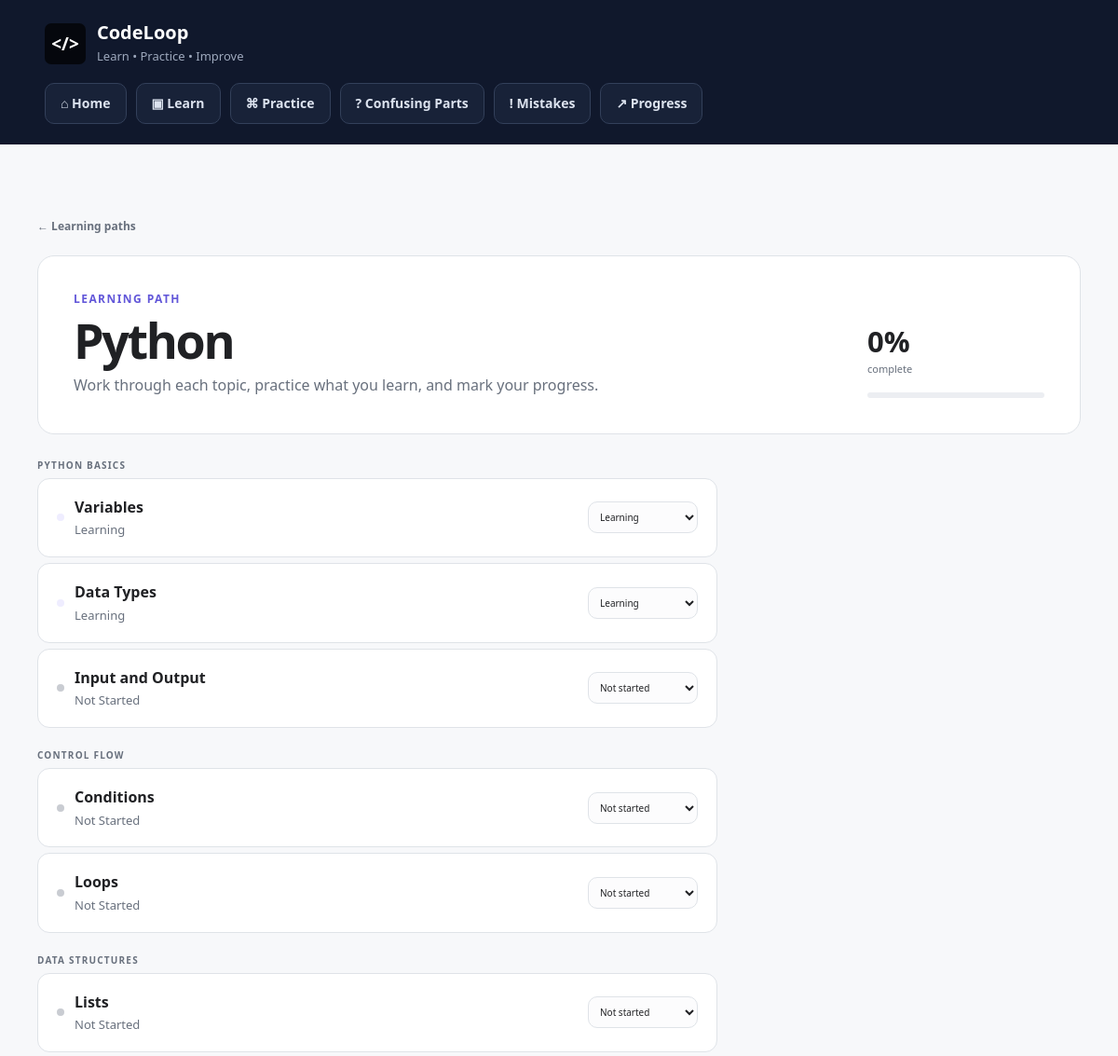
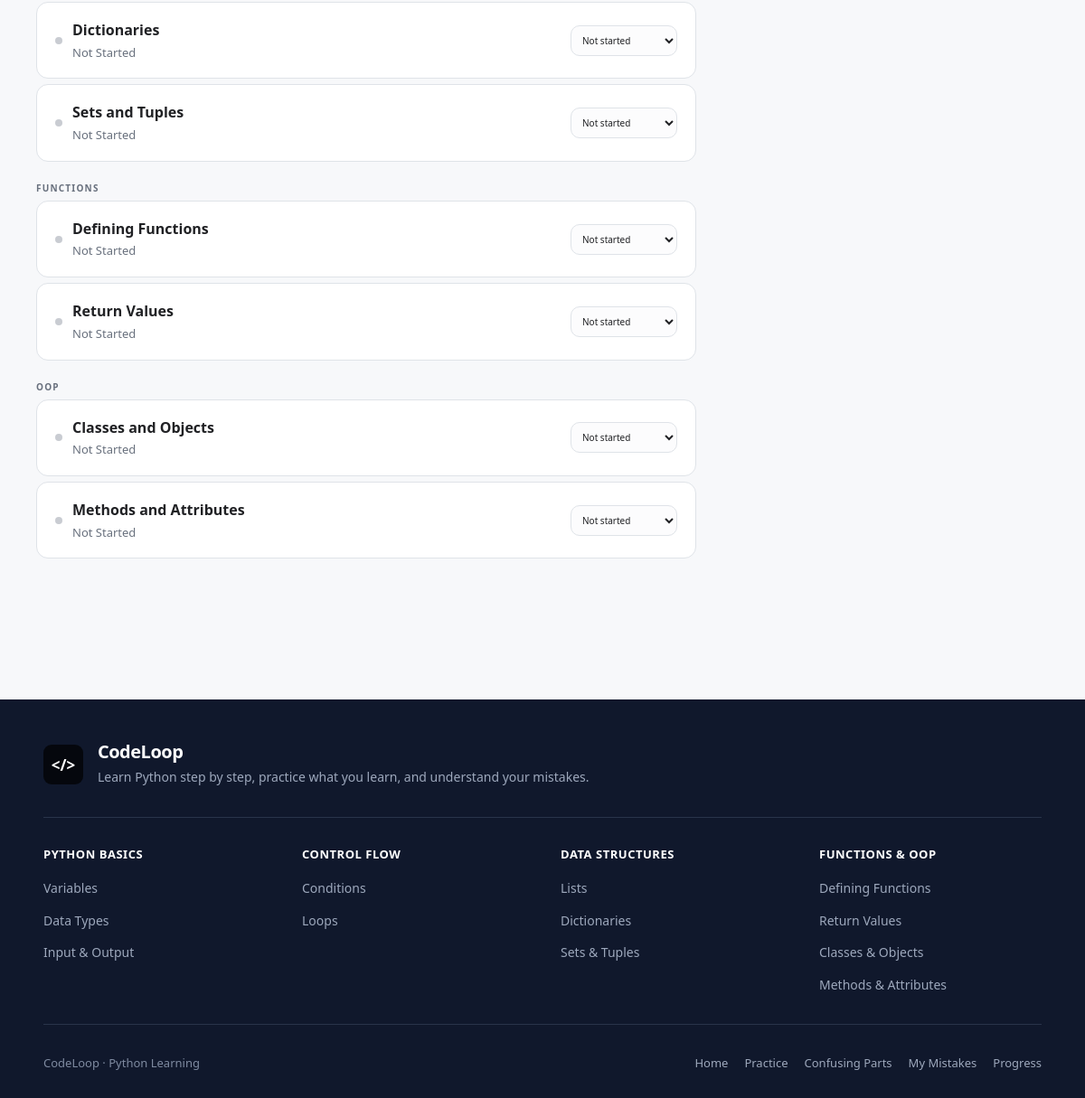
/paths/1/topics, run on the app's committed database (2 pictures, top to bottom).
### tables this page shows
CREATE TABLE learning_paths (
                id INTEGER PRIMARY KEY AUTOINCREMENT,
                name TEXT NOT NULL UNIQUE,
                created_at TEXT NOT NULL DEFAULT CURRENT_TIMESTAMP
            );

CREATE TABLE topics (
                id INTEGER PRIMARY KEY AUTOINCREMENT,
                path_id INTEGER NOT NULL,
                name TEXT NOT NULL,
                status TEXT NOT NULL DEFAULT 'not_started'
                    CHECK (status IN ('not_started', 'learning', 'completed')),
                created_at TEXT NOT NULL DEFAULT CURRENT_TIMESTAMP, section TEXT NOT NULL DEFAULT 'Python Basics', explanation TEXT NOT NULL DEFAULT '', example TEXT NOT NULL DEFAULT '', practice TEXT NOT NULL DEFAULT '', sort_order INTEGER NOT NULL DEFAULT 0,
                FOREIGN KEY (path_id) REFERENCES learning_paths (id) ON DELETE CASCADE,
                UNIQUE (path_id, name)
            );

### app.py (the view)
@app.route("/paths/<int:path_id>/topics")
def topics(path_id):
    with get_db() as connection:
        learning_path = connection.execute(
            "SELECT id, name FROM learning_paths WHERE id = ?",
            (path_id,),
        ).fetchone()
        if learning_path is None:
            return "Learning path not found", 404
        path_topics = connection.execute(
            """
            SELECT id, name, section, status
            FROM topics
            WHERE path_id = ?
            ORDER BY sort_order, id
            """,
            (path_id,),
        ).fetchall()
    completed = sum(topic["status"] == "completed" for topic in path_topics)
    progress = (
        round(completed / len(path_topics) * 100)
        if path_topics
        else 0
    )
    return render_template(
        "topics.html",
        path=learning_path,
        topics=path_topics,
        progress=progress,
    )

### app.py (called while the page is built)
def get_db():
    connection = sqlite3.connect(DATABASE)
    connection.row_factory = sqlite3.Row
    connection.execute("PRAGMA foreign_keys = ON")
    return connection

### templates/topics.html (shortened to what this page needs)
{% extends "base.html" %}
{% block content %}
<a class="back-link" href="{{ url_for('paths') }}">← Learning paths</a>
<section class="path-hero">
    <div>
        <p class="eyebrow">LEARNING PATH</p>
        <h1>{{ path.name }}</h1>
        <p>Work through each topic, practice what you learn, and mark your progress.</p>
    </div>
    <div class="progress-summary">
        <strong>{{ progress }}%</strong>
        <span>complete</span>
        <div class="progress-track">
        </div>
    </div>
</section>
<section class="topic-layout">
    <div class="topics-full-width">
        {% set section = namespace(name='') %}
        {% for topic in topics %}
            {% if topic.section != section.name %}
                {% set section.name = topic.section %}
                <h2 class="topic-section">{{ topic.section }}</h2>
            {% endif %}
            <div class="topic-row">
                <a
                    href="{{ url_for('topic_detail', topic_id=topic.id) }}"
                    class="topic-main"
                >
                    <span class="status-dot status-{{ topic.status }}"></span>
                    <div>
                        <strong>{{ topic.name }}</strong>
                        <span>{{ topic.status.replace('_', ' ')|title }}</span>
                    </div>
                </a>
                <form
                    method="post"
                    action="{{ url_for('update_topic_status', topic_id=topic.id) }}"
                >
                    <select
                        id="status-{{ topic.id }}"
                        name="status"
                        onchange="this.form.submit()"
                    >
                        <option
                            value="not_started"
                            {% if topic.status == 'not_started' %}selected{% endif %}
                        >
                            Not started
                        </option>
                        <option
                            value="learning"
                            {% if topic.status == 'learning' %}selected{% endif %}
                        >
                            Learning
                        </option>
                    </select>
                </form>
            </div>
        {% endfor %}
    </div>
</section>
{% endblock %}

### data on the page
learning_paths: name "Python"
topics: section "PYTHON BASICS", name "Variables", status.replace "Learning", status "Learning"
topics: name "Data Types", status.replace "Learning", status "Learning"
topics: name "Input and Output", status.replace "Not Started", status "Not started"
topics: section "CONTROL FLOW", name "Conditions", status.replace "Not Started", status "Not started"
topics: name "Loops", status.replace "Not Started", status "Not started"
topics: section "DATA STRUCTURES", name "Lists", status.replace "Not Started", status "Not started"
topics: name "Dictionaries", status.replace "Not Started", status "Not started"
topics: name "Sets and Tuples", status.replace "Not Started", status "Not started"
topics: section "FUNCTIONS", name "Defining Functions", status.replace "Not Started", status "Not started"
topics: name "Return Values", status.replace "Not Started", status "Not started"
topics: section "OOP", name "Classes and Objects", status.replace "Not Started", status "Not started"
topics: name "Methods and Attributes", status.replace "Not Started", status "Not started"

### other printed values
{{ progress }} "0"
